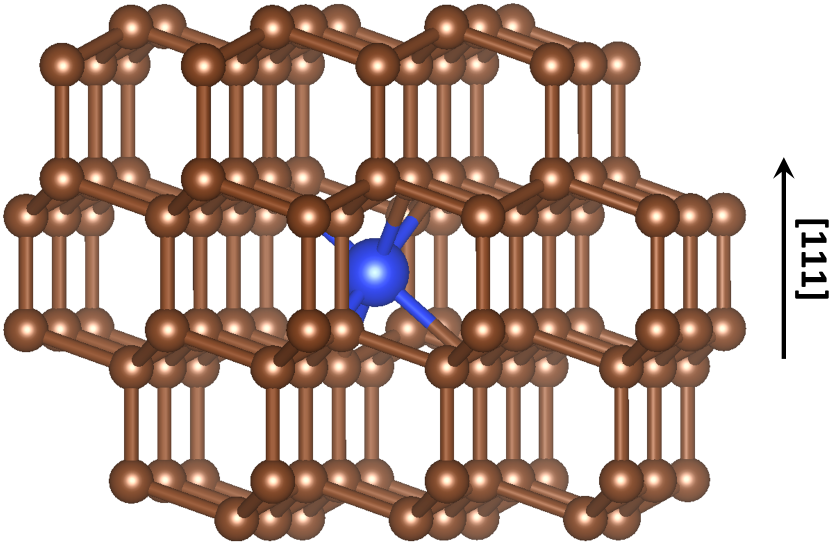
#> input picture 2023/TDDFT_defects/Scripts/Plot-Fig-6/SiV.png, 2500 x 1642 px (shown at 1/3 size)
$ python plot-fig-6.py
#> lines starting #> are read from the running program, lines starting #| are printed output that depends on the picture
#!/usr/bin/env python

import sys
import numpy as np
import matplotlib.pyplot as plt
plt.rcParams.update({'font.size': 13})
import matplotlib.patches as patches
from matplotlib.lines import Line2D
from matplotlib.gridspec import GridSpec
from matplotlib.cbook import get_sample_data
from mpl_toolkits.axes_grid1.inset_locator import inset_axes
from matplotlib import cm
from matplotlib.patches import ConnectionPatch
import numpy.polynomial.hermite as Herm
import math

import os
path = os.getcwd()
os.chdir(path)

########
# Plot #
########

fig = plt.figure(figsize=(11, 8))

gs = GridSpec(nrows=2, ncols=7, height_ratios=[1.1, 1],
                                width_ratios=[1, 1, 0.5, 0.5, 0.5, 1, 0.5],
                                hspace=0.1, wspace=0.5,
                                left=0.05, right=0.9,
                                bottom=0.02, top=0.98)

ax1 = fig.add_subplot(gs[0,0:3])
ax2 = fig.add_subplot(gs[0,4:6])
ax3 = fig.add_subplot(gs[1,0:2])
ax4 = fig.add_subplot(gs[1,3:7])

#######
# SiV #
#######

ax1.axis('off')
ax1.set_xlim((0,1))
ax1.set_ylim((0,1))
cwd = os.getcwd()
im1 = plt.imread(get_sample_data(path + '/SiV.png'))
#> im1 is the input picture: shape (1642, 2500, 4) float32; mean R, G, B, A 0.776, 0.693, 0.657, 1
newax = fig.add_axes([-0.09, 0.57, 0.54, 0.34], anchor='NE')
newax.imshow(im1)
newax.axis('off')
ax1.text(x=-0.099, y=1.0, s='(a)', fontsize=15)

#####################
# SiV defect levels #
#####################

# DDH
hhPS = np.array([12.7730, 18.3675]) + 12.8254 - 12.7730

hhup = np.array([
12.0342, # 1013
12.0342, # 1014
12.0411, # 1015
12.0411, # 1016
12.0987, # 1017
12.0987, # 1018
12.5897, # 1019
12.5897, # 1020
12.8213, # 1021
13.1447, # 1022
13.1447, # 1023
])
hhdown = np.array([
12.0371, # 1013
12.0371, # 1014
12.0496, # 1015
12.0496, # 1016
12.2614, # 1017
12.2614, # 1018
12.7467, # 1019
12.7467, # 1020
12.8254, # 1021
14.5828, # 1022
14.5828, # 1023
])

hhup = hhup - hhPS[0]
hhdown = hhdown - hhPS[0]

my_ylim = np.array([-1.3, 6.4])

ax2.fill_between(np.linspace(0,1,10), [my_ylim[0] for i in range(10)], [hhPS[0]-hhPS[0] for i in range(10)], color='dodgerblue', alpha=0.3)
ax2.fill_between(np.linspace(0,1,10), [my_ylim[1] for i in range(10)], [hhPS[1]-hhPS[0] for i in range(10)], color='grey', alpha=0.3)
ax2.axvline(x=0.5, ymin=0, ymax=1, color='black', linestyle='--', linewidth=0.5)

ax2.text(x=0.87, y=5.8, s='CB', ha='center')
ax2.text(x=0.87, y=-1.2, s='VB', ha='center')

# [4 lines of commented-out code are left out]
ax2.axhline(y=hhup[4], xmin=0.07, xmax=0.19, color='black', linestyle='-', linewidth=1.5)
ax2.axhline(y=hhup[5], xmin=0.31, xmax=0.43, color='black', linestyle='-', linewidth=1.5)
ax2.axhline(y=hhup[6], xmin=0.07, xmax=0.19, color='gray', linestyle='-', linewidth=1.5)
ax2.axhline(y=hhup[7], xmin=0.31, xmax=0.43, color='gray', linestyle='-', linewidth=1.5)
ax2.axhline(y=hhup[8], xmin=0.19, xmax=0.31, color='gray', linestyle='-', linewidth=1.5)
ax2.axhline(y=hhup[9], xmin=0.07, xmax=0.19, color='black', linestyle='-', linewidth=1.5)
ax2.axhline(y=hhup[10], xmin=0.31, xmax=0.43, color='black', linestyle='-', linewidth=1.5)

# [4 lines of commented-out code are left out]
ax2.arrow(0.13, hhup[4]-0.23, 0., 0.3, head_width=0.02, head_length=0.1, color='red')
ax2.arrow(0.37, hhup[5]-0.23, 0., 0.3, head_width=0.02, head_length=0.1, color='red')
ax2.arrow(0.13, hhup[6]-0.23, 0., 0.3, head_width=0.02, head_length=0.1, color='red', alpha=0.6)
ax2.arrow(0.37, hhup[7]-0.23, 0., 0.3, head_width=0.02, head_length=0.1, color='red', alpha=0.6)
ax2.arrow(0.25, hhup[8]-0.23, 0., 0.3, head_width=0.02, head_length=0.1, color='red', alpha=0.6)
ax2.arrow(0.13, hhup[9]-0.23, 0., 0.3, head_width=0.02, head_length=0.1, color='red')
ax2.arrow(0.37, hhup[10]-0.23, 0., 0.3, head_width=0.02, head_length=0.1, color='red')

ax2.text(x=0.0, y=hhup[4]+0.2, s='$e_{ux}$', va='center', color='red', fontsize=12)
ax2.text(x=0.25, y=hhup[5]+0.2, s='$e_{uy}$', va='center', color='red', fontsize=12)
ax2.text(x=0.0, y=hhup[9]+0.2, s='$e_{gx}$', va='center', color='red', fontsize=12)
ax2.text(x=0.25, y=hhup[10]+0.2, s='$e_{gy}$', va='center', color='red', fontsize=12)

# [4 lines of commented-out code are left out]
ax2.axhline(y=hhdown[4], xmin=0.57, xmax=0.69, color='black', linestyle='-', linewidth=1.5)
ax2.axhline(y=hhdown[5], xmin=0.81, xmax=0.93, color='black', linestyle='-', linewidth=1.5)
ax2.axhline(y=hhdown[6], xmin=0.57, xmax=0.69, color='gray', linestyle='-', linewidth=1.5)
ax2.axhline(y=hhdown[7], xmin=0.81, xmax=0.93, color='gray', linestyle='-', linewidth=1.5)
ax2.axhline(y=hhdown[8], xmin=0.69, xmax=0.81, color='gray', linestyle='-', linewidth=1.5)
ax2.axhline(y=hhdown[9], xmin=0.57, xmax=0.69, color='black', linestyle='-', linewidth=1.5)
ax2.axhline(y=hhdown[10], xmin=0.81, xmax=0.93, color='black', linestyle='-', linewidth=1.5)

# [4 lines of commented-out code are left out]
ax2.arrow(0.63, hhdown[4]+0.23, 0., -0.3, head_width=0.02, head_length=0.1, color='red')
ax2.arrow(0.87, hhdown[5]+0.23, 0., -0.3, head_width=0.02, head_length=0.1, color='red')
ax2.arrow(0.63, hhdown[6]+0.23, 0., -0.3, head_width=0.02, head_length=0.1, color='red', alpha=0.6)
ax2.arrow(0.87, hhdown[7]+0.23, 0., -0.3, head_width=0.02, head_length=0.1, color='red', alpha=0.6)
ax2.arrow(0.75, hhdown[8]+0.23, 0., -0.3, head_width=0.02, head_length=0.1, color='red', alpha=0.6)

ax2.text(x=0.5, y=hhdown[4]+0.2, s='$\overline{e}_{ux}$', va='center', color='red', fontsize=12)
ax2.text(x=0.75, y=hhdown[5]+0.2, s='$\overline{e}_{uy}$', va='center', color='red', fontsize=12)
ax2.text(x=0.5, y=hhdown[9]+0.2, s='$\overline{e}_{gx}$', va='center', color='red', fontsize=12)
ax2.text(x=0.75, y=hhdown[10]+0.2, s='$\overline{e}_{gy}$', va='center', color='red', fontsize=12)

ax2.set_xlim([0,1])
ax2.set_ylim(my_ylim)
ax2.tick_params(direction='in')
ax2.yaxis.set_ticks_position('both')
ax2.set_xticks([0.5])
#ax2.set_xticklabels(['SiV$^0$ in diamond'], fontsize=13)
ax2.set_xticklabels([])

ax2.set_ylabel("Energy (eV)", labelpad=0, fontsize=13)
#ax2.set_yticklabels([])

ax2.text(x=-0.35, y=1.0 * 7.1 - 0.7, s='(b)', fontsize=15)

#######################
# SiV manybody states #
#######################

Triplets = np.array([
0.0,
0.09688959,# 0.09688961,
0.10206681,
0.10298595,# 0.10298595,
0.10742001,
0.11924369,
0.12471158,# 0.12471158,
0.13926442,
]) * 13.605662285137

Triplets_labels = [
'$^3A_{2g}$',
'$^3E_{g}$',
'$^3A_{1g}$',
'$^3E^\prime_{g}$',
'$^3A_{2g}$',
'$^3A_{2u}$',
'$^3E_{u}$',
'$^3A_{1u}$',
]

Singlets = np.array([0.308, 0.613])

Singlets_labels = ['$^1E_{g}$', '$^1A_{1g}$',]


ax3.hlines(y=Triplets[0], xmin=1, xmax=4, linestyle='-', linewidth=1.5, color='k')
ax3.hlines(y=Triplets[1], xmin=1, xmax=4, linestyle='-', linewidth=1.5, color='lightgray')
ax3.hlines(y=Triplets[2], xmin=1, xmax=4, linestyle='-', linewidth=1.5, color='lightgray')
ax3.hlines(y=Triplets[3], xmin=1, xmax=4, linestyle='-', linewidth=1.5, color='lightgray')
ax3.hlines(y=Triplets[4], xmin=1, xmax=4, linestyle='-', linewidth=1.5, color='lightgray')
ax3.hlines(y=Triplets[5], xmin=1, xmax=4, linestyle='-', linewidth=1.5, color='k')
ax3.hlines(y=Triplets[6], xmin=1, xmax=4, linestyle='-', linewidth=1.5, color='k')
ax3.hlines(y=Triplets[7], xmin=1, xmax=4, linestyle='-', linewidth=1.5, color='k')

for i in range(Triplets.shape[0]):
    if i in [0, 5, 6, 7]:
        ax3.text(x=5, y=Triplets[i], s=Triplets_labels[i], va='center', ha='center', fontsize=12)

ax3.hlines(y=Singlets[0], xmin=6, xmax=9, linestyle='-', linewidth=1.5, color='k')
ax3.hlines(y=Singlets[1], xmin=6, xmax=9, linestyle='-', linewidth=1.5, color='k')

for i in range(Singlets.shape[0]):
    ax3.text(x=5, y=Singlets[i], s=Singlets_labels[i], va='center', ha='center', fontsize=12)

ax3.text(x=2.5, y=-0.2, s='$S=1$', va='center', ha='center', fontsize=13, fontweight="bold")
ax3.text(x=7.5, y=-0.2, s='$S=0$', va='center', ha='center', fontsize=13, fontweight="bold")
ax3.set_ylim([-0.3, 2.])

ax3.text(x=-0.61, y=1.0 * 2.3 - 0.3, s='(c)', fontsize=15)

# Hide the right and top spines
ax3.spines['right'].set_visible(False)
ax3.spines['top'].set_visible(False)
ax3.spines['left'].set_visible(False)
ax3.spines['bottom'].set_visible(False)
# Hide ticks
ax3.set_xticklabels([])
ax3.set_yticklabels([])
ax3.tick_params( axis='both', which='both', bottom=False,
    top=False, left=False, right=False, labelbottom=False)

#####################
# VEE extrapolation #
#####################

from scipy.optimize import curve_fit

def f1(x, a, b, c):
    f = a / x + b / x**3 + c
    return f

#
ddhcells = np.array([64, 216, 512, 1000])
ddhvee1 = np.array([
[0.180872, 0.185553, 0.185553, 0.197631],
[0.129695, 0.136306, 0.136306, 0.156029],
[0.119244, 0.124712, 0.124712, 0.139264],
# 512 ace 0.01
#[0.11748, 0.12339, 0.12347, 0.13900],
# 512 ace 0.001
#[0.11837, 0.12424, 0.12432, 0.13956],
# 1000 ace 0.01
[0.11404, 0.11890, 0.11898, 0.12892],
]) * 13.605662285137

ddhvee2 = np.array([
[0.136749, 0.136749],
[0.099014, 0.099014],
[0.096890, 0.096890],
# 512 ace 0.01
#[0.09691, 0.09692],
# 512 ace 0.001
#[0.09688, 0.09688],
# 1000 ace 0.01
[0.09956, 0.09956],
]) * 13.605662285137

ddhvee3 = np.array([
[0.166309, 0.174865, 0.174865, 0.195600],
[0.111920, 0.113750, 0.113750, 0.122764],
[0.102067, 0.102986, 0.102986, 0.107420],
# 512 ace 0.01
#[0.10317, 0.10457, 0.10457, 0.10936],
# 512 ace 0.001
#[0.10311, 0.10451, 0.10451, 0.10928],
# 1000 ace 0.01
[0.10302, 0.10375, 0.10375, 0.10613],
]) * 13.605662285137

colors = ['#4285F4', '#DB4437', '#F4B400', '#0F9D58', '#F4B400']
linestyles = ['', '', '-', ':', '-', ':']
labels1 = ['$^3A_{2u}$', '$^3E_{u}$', '$^3E_{u}$', '$^3A_{1u}$',
           'Bound Exciton']
labels2 = ['$^3E_{g}$', '$^3E_{g}$']
labels3 = ['$^3A_{1g}$', '$^3E_{g}^\prime$', '$^3E_{g}^\prime$', '$^3A_{2g}$']

for i in range(4):
    if i == 2: continue
    ax4.plot(1/ddhcells, ddhvee1[:,i], linewidth=1.5, linestyle=linestyles[0], marker='s',
                  markersize=6, color=colors[i], label=labels1[i])
    ###
    x = 1 / ddhcells
    y = ddhvee1[:,i]
    A = np.vstack([x, np.ones(len(x))]).T
    m, c = np.linalg.lstsq(A, y, rcond=None)[0]
    print('ddh', labels1[i], c)
    xaxis = np.linspace(0,0.02,101)
    ax4.plot(xaxis, xaxis * m + c, linestyle='--', c=colors[i])
    ###
for i in range(2):
    if i == 1: continue
    ax4.plot(1/ddhcells, ddhvee2[:,i], linewidth=1.5, linestyle=linestyles[0], marker='s',
                  markersize=6, color=colors[-1], label=labels1[-1])
    ###
    xdata = np.power(ddhcells/8, 1/3) * 3.55
    ydata = ddhvee2[:,0]
    popt, pcov = curve_fit(f1, xdata, ydata)
    print(popt)
    residuals = ydata - f1(xdata, *popt)
    ss_res = np.sum(residuals**2)
    ss_tot = np.sum((ydata - np.mean(ydata))**2)
    r_squared = 1 - (ss_res / ss_tot)
    print('r_squared', r_squared)

    xaxis = np.linspace(8, 64000, 10001)
    my_xaxis = np.power((xaxis/8), 1/3) * 3.55
    ax4.plot(1/xaxis, f1(my_xaxis, *popt), linestyle='--', c=colors[-1])
    ###

ax4.legend(fontsize=13,loc='best',edgecolor='black')

ax4.set_xlabel('$1 / N_{\mathrm{atom}}$',fontsize=13)

ax4.set_xticks([0, 0.005, 0.01, 0.015, 0.02])

ax4.set_ylabel('$E$ (eV)', color='black', fontsize=13)
ax4.spines['left'].set_color('black')
ax4.spines['right'].set_color('black')
ax4.tick_params(axis='y', colors='black')
ax4.tick_params(axis='both', direction='in')
ax4.tick_params(which='minor', direction='in')
ax4.xaxis.set_ticks_position('both')
ax4.yaxis.set_ticks_position('both')

ax4.set_xlim([0, 0.02])
ax4.set_ylim([1.1, 3])

ax4.text(x=-0.004, y= 1.0 * 1.9 + 1.1, s='(d)', fontsize=15)

plt.savefig('Fig-6.pdf',dpi=300,bbox_inches='tight' )
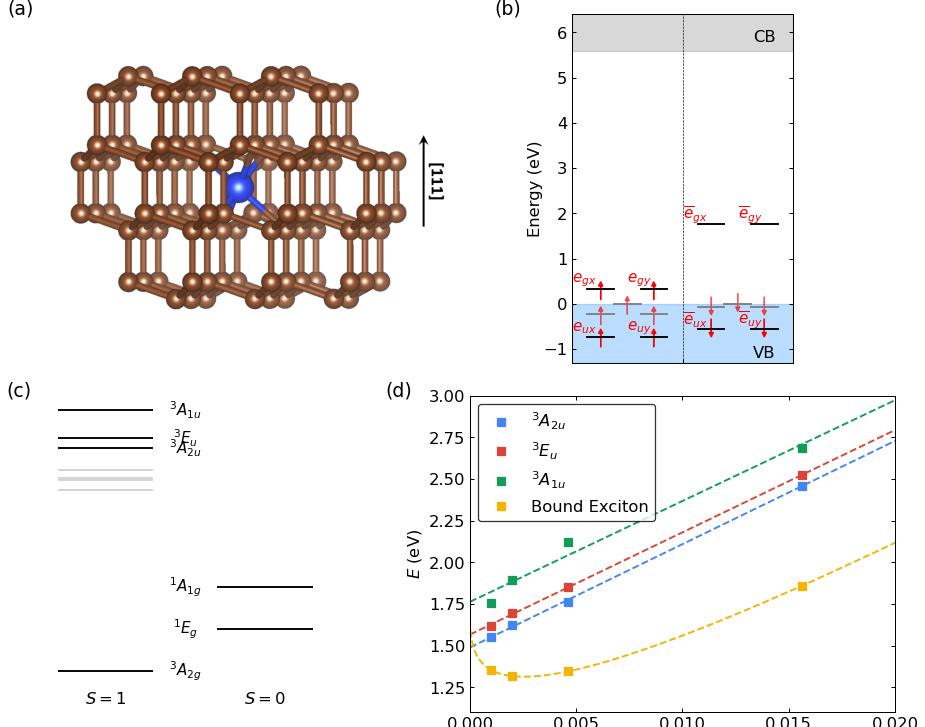
#> figure drawn by matplotlib, 4 panels; panel 3: curve peaks at x = 0.02, y = 2.73
plt.show()
